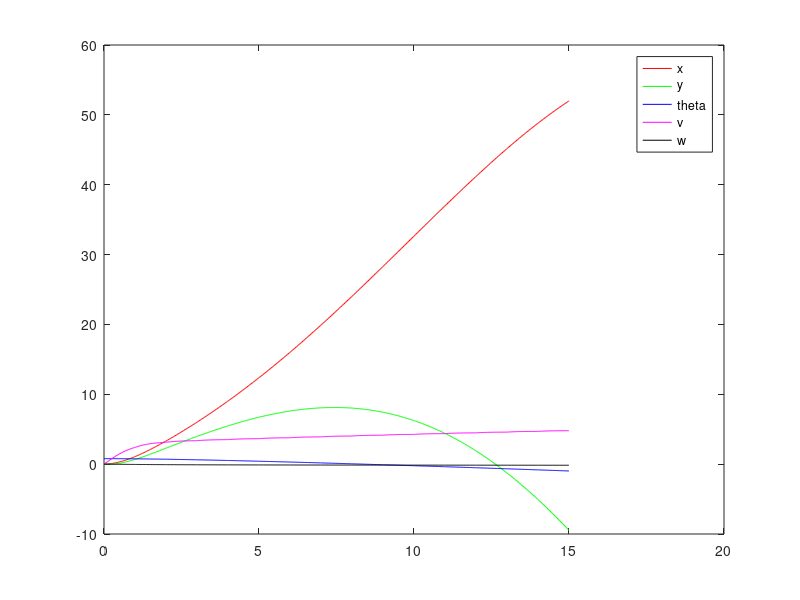
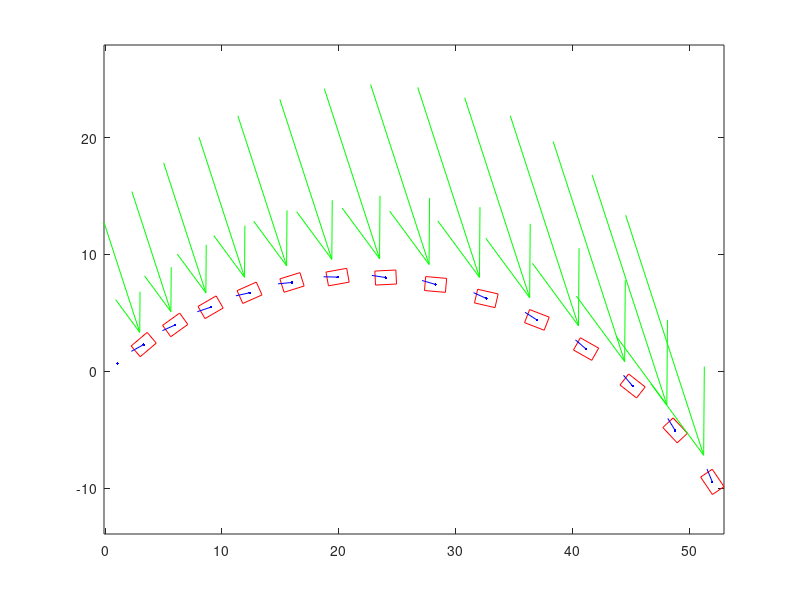

Write the MATLAB code that produced these figures, in order.

function main

global p1 p2 p3 p4 p5 p6 p7 p8 p9 p10 p11 ...
       a_tw psi_tw delta_s delta_r Wc_aw Wp_aw gs gr % x y theta v w

% model 
p1 = 0.03
p2 = 40
p3 = 60
p4 = 200
p5 = 1500
p6 = 0.5
p7 = 0.5
p8 = 2
p9 = 120
p10 = 400
p11 = 0.2

% time 
tspan = [0 1];

% intial conditions
x = 0
y = 0
theta = pi/4
v = 0
w = 0

Z_init = [x y theta v w]

% input parameters
% wind
a_tw = 10
psi_tw = pi * 1.6

% rudder and sail angle
delta_s = -0.2                                         
delta_r = 0                                       

% computed parameters
%actual wind
Wc_aw = [(a_tw * cos(psi_tw - theta) - v); ...
         (a_tw * sin(psi_tw - theta))]

Wp_aw = [hypot(Wc_aw(2,:), Wc_aw(1,:)); ...
         atan2(Wc_aw(2,:), Wc_aw(1,:))]  
     
a_aw = Wp_aw(1,:);
psi_aw = Wp_aw(2,:);

% force on sail and rudder     
gs = -p4 * a_aw * sin(delta_s - psi_aw)     
gr = -sign(psi_aw) * min(abs(pi - abs(psi_aw)), abs(delta_s)) 

figure(1)
figure(2)

for j = 1:15

    [t,z] = ode45(@(t,Z) sailboat(t,Z), tspan, Z_init);

    figure(1)
    plot(t,z(:,1),'r',t,z(:,2),'g', ...
       t,z(:,3),'b',t,z(:,4),'m',t,z(:,5),'k')
    hold on

%     figure(2)
%    
%     plot(t,z(:,1),'r',t,z(:,2),'g', ...
%         t,z(:,3),'b',t,z(:,4),'m',t,z(:,5),'k')
%     hold on
    
    % update initial conditions for next iteration: x y theta v w
    for i=1:5
        Z_init(i) = z(end,i);
    end
    
    figure(2)    
    DrawRectangle([Z_init(1), Z_init(2), 1.8, 1.2, Z_init(3), 1.2, ...
                   delta_s, a_tw, psi_tw], 'r-'); 
    plot(Z_init(1), Z_init(2),'b')
    hold on
    
    % update tspan
    tspan = tspan + 1;
    
    % CONTROLLER                    % todo!
    % update sail and rudder angle
    %delta_s = abs(delta_s) + 0.05
    %delta_r = abs(delta_r) + 0.1
    
    
    % update wind angle and magnitude    
    a_tw = abs(a_tw) + 1
    psi_tw = abs(psi_tw)     
%     if (j > 9)
%         %psi_tw = -1 * psi_tw
%         delta_s = 0
%         
%     end

    
    % re-compute parameters
    Wc_aw = [(a_tw * cos(psi_tw - theta) - v); ...
         (a_tw * sin(psi_tw - theta))]

    Wp_aw = [hypot(Wc_aw(2,:), Wc_aw(1,:)); ...
         atan2(Wc_aw(2,:), Wc_aw(1,:))] 
     
    a_aw = Wp_aw(1,:);    
    psi_aw = Wp_aw(2,:);     
    gs = -p4 * a_aw * sin(delta_s - psi_aw);     
    gr = -sign(psi_aw) * min(abs(pi - abs(psi_aw)), abs(delta_s));   
   
end

figure(1)
legend('x', 'y', 'theta', 'v', 'w')



function dZdt = sailboat(t,Z)

global p1 p2 p3 p4 p5 p6 p7 p8 p9 p10 p11 ...
       a_tw psi_tw delta_s delta_r Wc_aw Wp_aw gs gr % x y theta v w

dZdt = [ ...
        % x
        Z(4) * cos(Z(3)) + p1 * a_tw * cos(psi_tw); ...
        % y
        Z(4) * sin(Z(3)) + p1 * a_tw * sin(psi_tw); ...
        % theta
        Z(5); ...
        % v
        (gs * sin(delta_s) - gr * p11 * sin(delta_r) - p2 * Z(4)^2) / p9; ...
        % w
        (gs * (p6 - p7 * cos(delta_s)) - gr * p8 * cos(delta_r) - p3 ...
           * Z(5) * Z(4)) / p10; ...
        ];
    
function h = DrawRectangle(param,style)
%--------------------------------------------------------------------------
% H = DRAWRECTANGLE(PARAM,STYLE)
% This function draws a rectangle with the given parameters:
% - inputs:
%          param................... 1x5 array
%          - param = [a, b, w, h, theta]
%          - (a,b): the center of the rectangle
%          - (w,h): width and height of the rectangle > 0
%          - theta: the rotation angle of the rectangle
%          style................... string
%          - plot style string
% - output:
%          h....................... plot handler
%
%   Usage Examples,
%
%   DrawRectangle([0 0 1 1 0]); 
%   DrawRectangle([-1,2,3,5,3.1415/6],'r-');
%   h = DrawRectangle([0,1,2,4,3.1415/3],'--');
%
%   Rasoul Mojtahedzadeh (mojtahedzadeh _a_ gmail com)
%   Version 1.00
%   November, 2011
%--------------------------------------------------------------------------

if (nargin <1),
    error('Please see help for INPUT DATA.');
elseif (nargin==1)
    style='b-';
end;
[m,n] = size(param);
if(m ~= 1 || n ~= 9)
    error('param should be an 1x5 array.');
end
if(param(3) <=0 || param(4) <=0)
    error('width and height must be positive values.');
end
a = param(1);
b = param(2);
w = param(3);
h = param(4);
l = param(6);
theta = param(5);
delta_s = param(7);
a_tw = param(8);
psi_tw = param(9);

X = [-w/2 w/2 w/2 -w/2 -w/2];
Y = [h/2 h/2 -h/2 -h/2 h/2];
P = [X;Y];
ct = cos(theta);
st = sin(theta);
R = [ct -st;st ct];
P = R * P;
h = plot(P(1,:)+a,P(2,:)+b,style);

S = [a, a + l * cos(theta + delta_s - pi); ...
     b, b + l * sin(theta + delta_s - pi)];
f = plot(S(1,:),S(2,:),'b');

% W = [a + a_tw * cos(psi_tw), -a_tw * cos(psi_tw); ...
%      b + a_tw * sin(psi_tw), -a_tw * sin(psi_tw)];
W = [a - a_tw * cos(psi_tw), a_tw * cos(psi_tw); ...
     b - a_tw * sin(psi_tw), a_tw * sin(psi_tw)];
g = quiver(W(1,1),W(2,1),W(1,2),W(2,2),'g');
axis equal;


% convert variable name to string
% source: http://stackoverflow.com/questions/11453165/matlab-get-string-containing-variable-name
% function out = varname(var)
%   out = inputname(1);
%   
% function out = legend_from_array(vals)
%       len = length(vals)
%       legendCell = [zeros(1,len)]
%       for j = 1:len
%           legendCell(j) %= inputname(vals(j))
%           vals(j)
%           inputname(vals(j))
%       end          

% function out = varname(var)
%   out = inputname(1);




